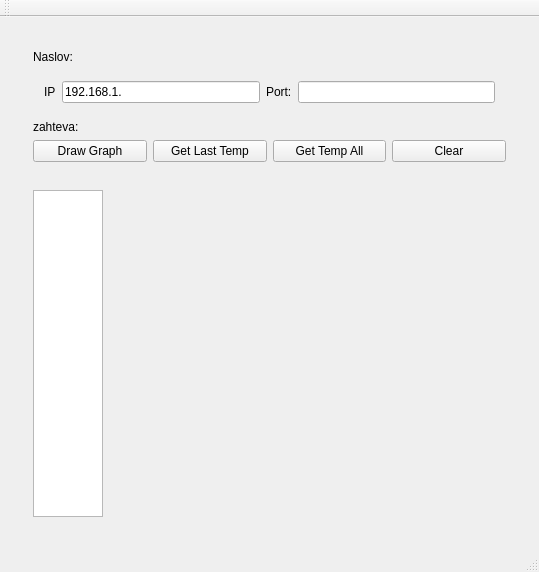
<?xml version="1.0" encoding="UTF-8"?>
<ui version="4.0">
 <class>MainWindow</class>
 <widget class="QMainWindow" name="MainWindow">
  <property name="geometry">
   <rect>
    <x>0</x>
    <y>0</y>
    <width>539</width>
    <height>572</height>
   </rect>
  </property>
  <property name="windowTitle">
   <string>Vaja 5</string>
  </property>
  <widget class="QWidget" name="centralWidget">
   <layout class="QVBoxLayout" name="verticalLayout">
    <item>
     <widget class="QWidget" name="widget_2" native="true">
      <property name="autoFillBackground">
       <bool>false</bool>
      </property>
      <layout class="QVBoxLayout" name="verticalLayout_2">
       <item>
        <widget class="QWidget" name="widget" native="true">
         <layout class="QGridLayout" name="gridLayout">
          <item row="0" column="0">
           <widget class="QLabel" name="label">
            <property name="text">
             <string>Naslov:</string>
            </property>
           </widget>
          </item>
          <item row="1" column="0" colspan="4">
           <widget class="QWidget" name="widget_3" native="true">
            <property name="enabled">
             <bool>true</bool>
            </property>
            <layout class="QGridLayout" name="gridLayout_2">
             <item row="0" column="1">
              <widget class="QLineEdit" name="lineEditAddr">
               <property name="text">
                <string>192.168.1.</string>
               </property>
              </widget>
             </item>
             <item row="0" column="0">
              <widget class="QLabel" name="label_4">
               <property name="text">
                <string>IP</string>
               </property>
              </widget>
             </item>
             <item row="0" column="2">
              <widget class="QLabel" name="label_5">
               <property name="text">
                <string>Port:</string>
               </property>
              </widget>
             </item>
             <item row="0" column="3">
              <widget class="QLineEdit" name="lineEditPort"/>
             </item>
            </layout>
           </widget>
          </item>
          <item row="2" column="0">
           <widget class="QLabel" name="label_7">
            <property name="text">
             <string>zahteva:</string>
            </property>
           </widget>
          </item>
          <item row="5" column="2">
           <widget class="QPushButton" name="getTempAllButton">
            <property name="text">
             <string>Get Temp All</string>
            </property>
           </widget>
          </item>
          <item row="5" column="3">
           <widget class="QPushButton" name="clearButton">
            <property name="text">
             <string>Clear</string>
            </property>
           </widget>
          </item>
          <item row="5" column="0">
           <widget class="QPushButton" name="getTempButton">
            <property name="text">
             <string>Draw Graph</string>
            </property>
           </widget>
          </item>
          <item row="5" column="1">
           <widget class="QPushButton" name="getLastTempButton">
            <property name="text">
             <string>Get Last Temp</string>
            </property>
           </widget>
          </item>
         </layout>
        </widget>
       </item>
       <item>
        <widget class="QWidget" name="widget_4" native="true">
         <layout class="QGridLayout" name="gridLayout_3">
          <item row="0" column="0">
           <widget class="QTextEdit" name="textEdit">
            <property name="maximumSize">
             <size>
              <width>70</width>
              <height>16777215</height>
             </size>
            </property>
           </widget>
          </item>
          <item row="0" column="1">
           <widget class="QWidget" name="widget_5" native="true">
            <property name="autoFillBackground">
             <bool>false</bool>
            </property>
            <layout class="QVBoxLayout" name="verticalLayout_3">
             <item>
              <spacer name="horizontalSpacer">
               <property name="orientation">
                <enum>Qt::Horizontal</enum>
               </property>
               <property name="sizeHint" stdset="0">
                <size>
                 <width>406</width>
                 <height>20</height>
                </size>
               </property>
              </spacer>
             </item>
            </layout>
           </widget>
          </item>
         </layout>
        </widget>
       </item>
      </layout>
     </widget>
    </item>
   </layout>
  </widget>
  <widget class="QMenuBar" name="menuBar">
   <property name="geometry">
    <rect>
     <x>0</x>
     <y>0</y>
     <width>539</width>
     <height>25</height>
    </rect>
   </property>
  </widget>
  <widget class="QToolBar" name="mainToolBar">
   <attribute name="toolBarArea">
    <enum>TopToolBarArea</enum>
   </attribute>
   <attribute name="toolBarBreak">
    <bool>false</bool>
   </attribute>
  </widget>
  <widget class="QStatusBar" name="statusBar"/>
 </widget>
 <layoutdefault spacing="6" margin="11"/>
 <resources/>
 <connections/>
</ui>
